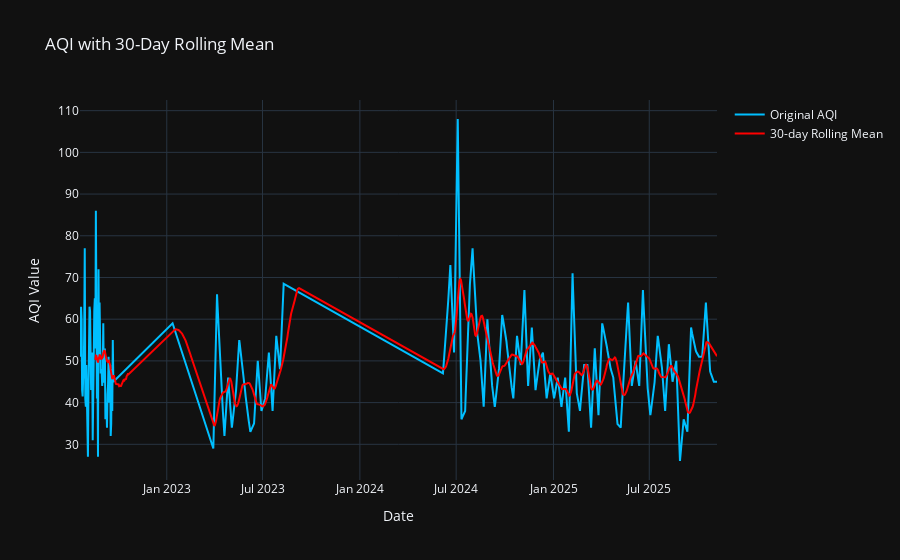

The cell this chart's notebook holds for it:
### Code cell
df_daily['Rolling Mean (30 days)'] = df_daily['AQI Value'].rolling(window=30).mean()

fig2 = go.Figure()
fig2.add_trace(go.Scatter(x=df_daily.index, y=df_daily['AQI Value'],
                          mode='lines', name='Original AQI', line=dict(color='deepskyblue')))
fig2.add_trace(go.Scatter(x=df_daily.index, y=df_daily['Rolling Mean (30 days)'],
                          mode='lines', name='30-day Rolling Mean', line=dict(color='red')))
fig2.update_layout(title='AQI with 30-Day Rolling Mean',
                   xaxis_title='Date', yaxis_title='AQI Value',
                   template='plotly_dark')
fig2.show()

### Figure 1 — Plotly figure (JSON) as saved in the notebook; plotly's stock layout.template omitted (floating-point values rounded to 4 significant figures; data arrays with more than 128 entries replaced by an {"elided": "..."} marker saying what was removed)
{"data": [{"line": {"color": "deepskyblue"}, "mode": "lines", "name": "Original AQI", "type": "scatter", "x": {"elided": "1205 str values"}, "y": {"elided": "1205 float values"}}, {"line": {"color": "red"}, "mode": "lines", "name": "30-day Rolling Mean", "type": "scatter", "x": {"elided": "1205 str values"}, "y": {"elided": "1205 float values"}}], "layout": {"autosize": true, "title": {"text": "AQI with 30-Day Rolling Mean"}, "xaxis": {"autorange": true, "range": ["2022-07-21", "2025-11-06"], "title": {"text": "Date"}, "type": "date"}, "yaxis": {"autorange": true, "range": [21.44, 112.6], "title": {"text": "AQI Value"}, "type": "linear"}}}
